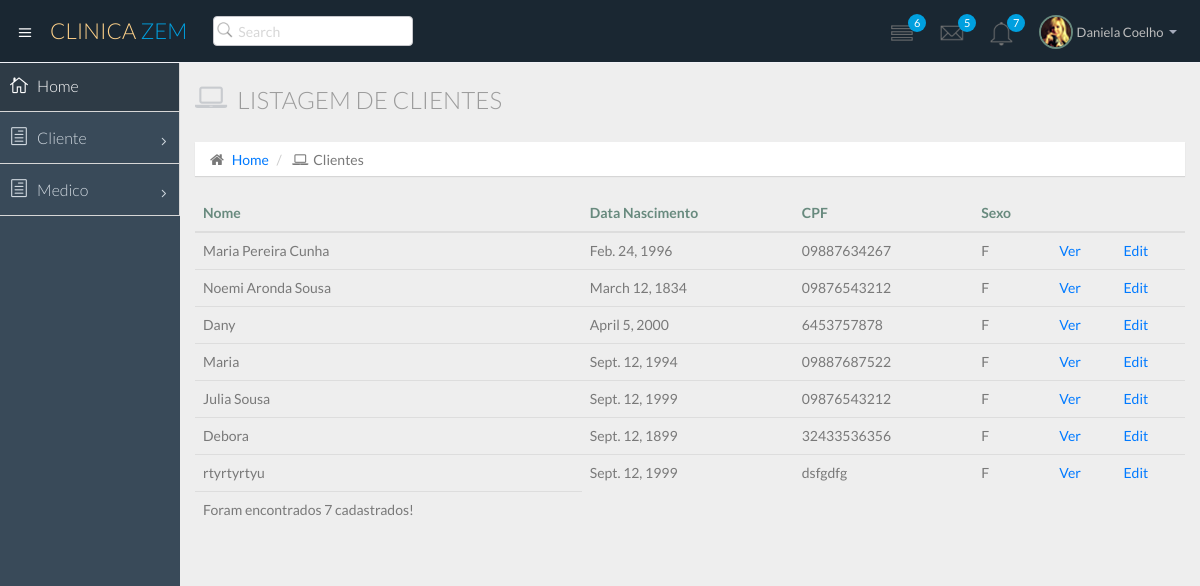
The app's page /atendimento/cliente/, older data.
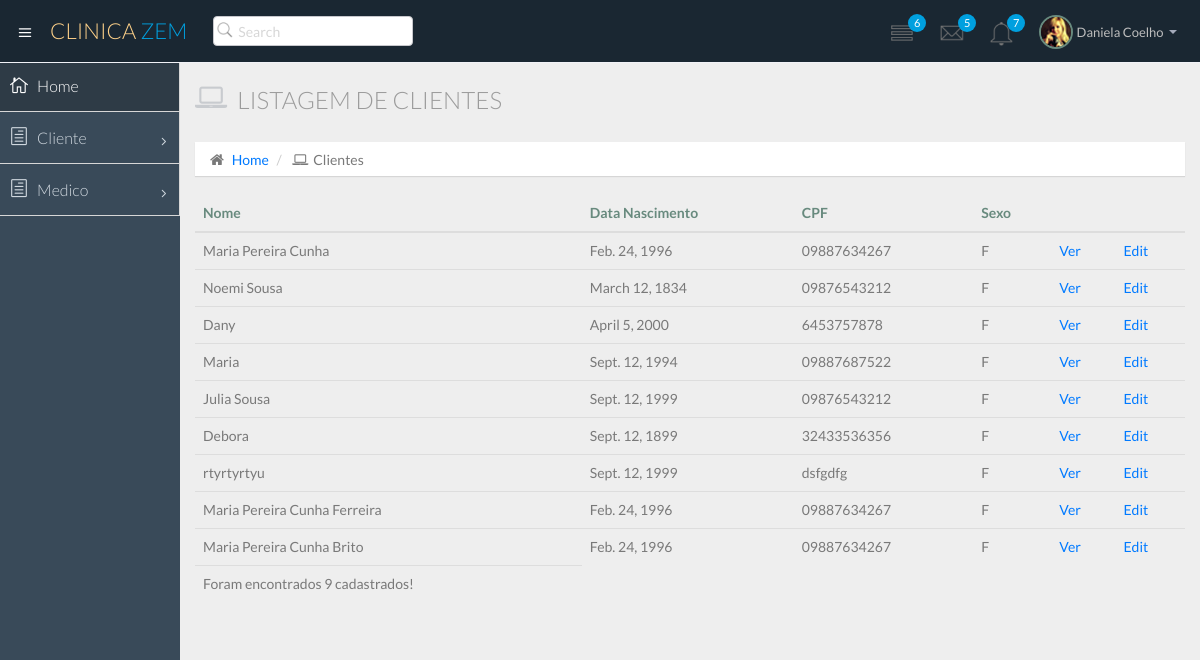
The same page, newer data.
### atendimento/models.py (models this page shows)
class Cliente(models.Model):
    nome = models.CharField(max_length=50)
    dt_nasc = models.DateField()
    cpf = models.CharField(max_length=11)
    sexo = models.CharField(max_length=1)

### atendimento/views.py (the view)
# urls.py: path('cliente/', views.cliente_list),
def cliente_list(request):
    clientes = Cliente.objects.all()
    return render(request, 'cliente/list.html', {'clientes':clientes})

### atendimento/templates/cliente/list.html
{% extends "base.html" %}
{% block daniela %}
<div class="row">
    <div class="col-lg-12">
        <h3 class="page-header">
            <i class="fa fa-laptop"></i>Listagem de clientes</h3>
        <ol class="breadcrumb">
            <li>
                <i class="fa fa-home"></i>
                <a href="/atendimento/">Home</a>
            </li>
            <li>
                <i class="fa fa-laptop"></i>Clientes</li>
        </ol>
    </div>
</div>
<div class="row">
    <div class="col-md-12">
        <table class="table">
            <thead>
                <tr>
                    <th>Nome</th>
                    <th>Data Nascimento</th>
                    <th>CPF</th>
                    <th>Sexo</th>
                    <th>    </th>
                    <th>    </th>
                </tr>
            </thead>
            <tbody>
                {% for cliente in clientes %}
                <tr>
                    <td>{{cliente.nome}}</td>
                    <td>{{cliente.dt_nasc}}</td>
                    <td>{{cliente.cpf}}</td>
                    <td>{{cliente.sexo}}</td>
                    <td>
                        <a href="/atendimento/cliente/{{cliente.id}}/">Ver</a>
                    <td>
                        <a href="/atendimento/cliente/{{cliente.id}}/edit/">Edit</a>
                    </td>
                </tr>
                {% endfor %}
            </tbody>
            <tfoot>
                <tr>
                    <td>
                        <p>Foram encontrados {{clientes | length}} cadastrados!</p>
                    </td>
                </tr>
            </tfoot>
        </table>
    </div>
</div>
{% endblock %}

### atendimento/templates/base.html (shortened to what this page needs)
{% load static %}
<!DOCTYPE html>
<html lang="en">
<head>
    <link href="{% static 'css/bootstrap.min.css' %}" rel="stylesheet">
    <link href="{% static 'css/main.css' %}" rel="stylesheet">
    <link href="{% static 'css/bootstrap-theme.css' %}" rel="stylesheet">
    <link href="{% static 'css/elegant-icons-style.css' %}" rel="stylesheet" />
    <link href="{% static 'css/font-awesome.min.css' %}" rel="stylesheet" />
    <link href="{% static 'assets/fullcalendar/fullcalendar/bootstrap-fullcalendar.css' %}" rel="stylesheet" />
    <link href="{% static 'assets/fullcalendar/fullcalendar/fullcalendar.css' %}" rel="stylesheet" />
    <link href="{% static 'assets/jquery-easy-pie-chart/jquery.easy-pie-chart.css' %}" rel="stylesheet" type="text/css" media="screen"
    />
    <link rel="{% static 'stylesheet" href="css/owl.carousel.css' %}" type="text/css">
    <link href="{% static 'css/jquery-jvectormap-1.2.2.css' %}" rel="stylesheet">
    <link rel="stylesheet" href="{% static 'css/fullcalendar.css' %}">
    <link href="{% static 'css/widgets.css' %}" rel="stylesheet">
    <link href="{% static 'css/style.css' %}" rel="stylesheet">
    <link href="{% static 'css/style-responsive.css' %}" rel="stylesheet" />
    <link href="{% static 'css/xcharts.min.css' %}" rel=" stylesheet">
    <link href="{% static 'css/jquery-ui-1.10.4.min.css' %}" rel="stylesheet">
</head>
<body>
    <section id="container" class="">
        <header class="header dark-bg">
            <div class="toggle-nav">
                <div class="icon-reorder tooltips" data-original-title="Toggle Navigation" data-placement="bottom">
                    <i class="icon_menu"></i>
                </div>
            </div>
            <a href="/atendimento/" class="logo">Clinica
                <span class="lite">Zem</span>
            </a>
            <div class="nav search-row" id="top_menu">
                <ul class="nav top-menu">
                    <li>
                        <form class="navbar-form">
                            <input class="form-control" placeholder="Search" type="text">
                        </form>
                    </li>
                </ul>
            </div>
            <div class="top-nav notification-row">
                <ul class="nav pull-right top-menu">
                    <li id="task_notificatoin_bar" class="dropdown">
                        <a data-toggle="dropdown" class="dropdown-toggle" href="#">
                            <i class="icon-task-l"></i>
                            <span class="badge bg-important">6</span>
                        </a>
                    </li>
                    <li id="mail_notificatoin_bar" class="dropdown">
                        <a data-toggle="dropdown" class="dropdown-toggle" href="#">
                            <i class="icon-envelope-l"></i>
                            <span class="badge bg-important">5</span>
                        </a>
                    </li>
                    <li id="alert_notificatoin_bar" class="dropdown">
                        <a data-toggle="dropdown" class="dropdown-toggle" href="#">
                            <i class="icon-bell-l"></i>
                            <span class="badge bg-important">7</span>
                        </a>
                    </li>
                    <li class="dropdown">
                        <a data-toggle="dropdown" class="dropdown-toggle" href="#">
                            <span class="profile-ava">
                                <img alt="" src="img/avatar1_small.jpg">
                            </span>
                            <span class="username">Daniela Coelho</span>
                            <b class="caret"></b>
                        </a>
                    </li>
                </ul>
            </div>
        </header>
        <aside>
            <div id="sidebar" class="nav-collapse ">
                <ul class="sidebar-menu">
                    <li class="active">
                        <a class="" href="/atendimento/">
                            <i class="icon_house_alt"></i>
                            <span>Home</span>
                        </a>
                    </li>
                    <li class="sub-menu">
                        <a href="javascript:;" class="">
                            <i class="icon_document_alt"></i>
                            <span>Cliente</span>
                            <span class="menu-arrow arrow_carrot-right"></span>
                        </a>
                    </li>
                    <li class="sub-menu">
                        <a href="javascript:;" class="">
                            <i class="icon_document_alt"></i>
                            <span>Medico</span>
                            <span class="menu-arrow arrow_carrot-right"></span>
                        </a>
                    </li>
                </ul>
            </div>
        </aside>
        <section id="main-content">
            <section class="wrapper">
                {% block daniela %}{% endblock %}
            </section>
        </section>
</body>
</html>

Row changes from the older to the newer data that the page shows:
changed Cliente "March 12, 1834": nome "Noemi Aronda Sousa" → "Noemi Sousa"
added Cliente: nome "Maria Pereira Cunha Ferreira", dt_nasc "Feb. 24, 1996", cpf "09887634267", sexo "F"
added Cliente: nome "Maria Pereira Cunha Brito", dt_nasc "Feb. 24, 1996", cpf "09887634267", sexo "F"
Text that changed along with them:
{{ clientes | length }}: "7" → "9"
